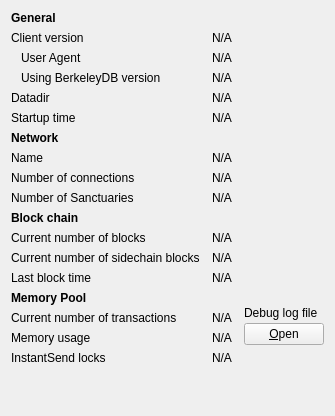
     <widget class="QWidget" name="tab_info">
      <attribute name="title">
       <string>&amp;Information</string>
      </attribute>
      <layout class="QGridLayout" name="gridLayout" columnstretch="0,1,0">
       <property name="horizontalSpacing">
        <number>12</number>
       </property>
       <item row="0" column="0">
        <widget class="QLabel" name="label_9">
         <property name="font">
          <font>
           <weight>75</weight>
           <bold>true</bold>
          </font>
         </property>
         <property name="text">
          <string>General</string>
         </property>
        </widget>
       </item>
       <item row="1" column="0">
        <widget class="QLabel" name="label_6">
         <property name="text">
          <string>Client version</string>
         </property>
        </widget>
       </item>
       <item row="1" column="1" colspan="2">
        <widget class="QLabel" name="clientVersion">
         <property name="cursor">
          <cursorShape>IBeamCursor</cursorShape>
         </property>
         <property name="text">
          <string>N/A</string>
         </property>
         <property name="textFormat">
          <enum>Qt::PlainText</enum>
         </property>
         <property name="textInteractionFlags">
          <set>Qt::LinksAccessibleByMouse|Qt::TextSelectableByKeyboard|Qt::TextSelectableByMouse</set>
         </property>
        </widget>
       </item>
       <item row="2" column="0">
        <widget class="QLabel" name="labelClientUserAgent">
         <property name="text">
          <string>User Agent</string>
         </property>
         <property name="indent">
          <number>10</number>
         </property>
        </widget>
       </item>
       <item row="2" column="1" colspan="2">
        <widget class="QLabel" name="clientUserAgent">
         <property name="cursor">
          <cursorShape>IBeamCursor</cursorShape>
         </property>
         <property name="text">
          <string>N/A</string>
         </property>
         <property name="textFormat">
          <enum>Qt::PlainText</enum>
         </property>
         <property name="textInteractionFlags">
          <set>Qt::LinksAccessibleByMouse|Qt::TextSelectableByKeyboard|Qt::TextSelectableByMouse</set>
         </property>
        </widget>
       </item>
       <item row="3" column="0">
        <widget class="QLabel" name="label_berkeleyDBVersion">
         <property name="text">
          <string>Using BerkeleyDB version</string>
         </property>
         <property name="indent">
          <number>10</number>
         </property>
        </widget>
       </item>
       <item row="3" column="1" colspan="2">
        <widget class="QLabel" name="berkeleyDBVersion">
         <property name="cursor">
          <cursorShape>IBeamCursor</cursorShape>
         </property>
         <property name="text">
          <string>N/A</string>
         </property>
         <property name="textFormat">
          <enum>Qt::PlainText</enum>
         </property>
         <property name="textInteractionFlags">
          <set>Qt::LinksAccessibleByMouse|Qt::TextSelectableByKeyboard|Qt::TextSelectableByMouse</set>
         </property>
        </widget>
       </item>
       <item row="4" column="0">
        <widget class="QLabel" name="label_12">
         <property name="text">
          <string>Datadir</string>
         </property>
        </widget>
       </item>
       <item row="4" column="1" colspan="2">
        <widget class="QLabel" name="dataDir">
         <property name="cursor">
          <cursorShape>IBeamCursor</cursorShape>
         </property>
         <property name="text">
          <string>N/A</string>
         </property>
         <property name="textFormat">
          <enum>Qt::PlainText</enum>
         </property>
         <property name="wordWrap">
          <bool>true</bool>
         </property>
         <property name="textInteractionFlags">
          <set>Qt::LinksAccessibleByMouse|Qt::TextSelectableByKeyboard|Qt::TextSelectableByMouse</set>
         </property>
        </widget>
       </item>
       <item row="5" column="0">
        <widget class="QLabel" name="label_13">
         <property name="text">
          <string>Startup time</string>
         </property>
        </widget>
       </item>
       <item row="5" column="1" colspan="2">
        <widget class="QLabel" name="startupTime">
         <property name="cursor">
          <cursorShape>IBeamCursor</cursorShape>
         </property>
         <property name="text">
          <string>N/A</string>
         </property>
         <property name="textFormat">
          <enum>Qt::PlainText</enum>
         </property>
         <property name="textInteractionFlags">
          <set>Qt::LinksAccessibleByMouse|Qt::TextSelectableByKeyboard|Qt::TextSelectableByMouse</set>
         </property>
        </widget>
       </item>
       <item row="6" column="0">
        <widget class="QLabel" name="labelNetwork">
         <property name="font">
          <font>
           <weight>75</weight>
           <bold>true</bold>
          </font>
         </property>
         <property name="text">
          <string>Network</string>
         </property>
        </widget>
       </item>
       <item row="7" column="0">
        <widget class="QLabel" name="label_8">
         <property name="text">
          <string>Name</string>
         </property>
        </widget>
       </item>
       <item row="7" column="1" colspan="2">
        <widget class="QLabel" name="networkName">
         <property name="cursor">
          <cursorShape>IBeamCursor</cursorShape>
         </property>
         <property name="text">
          <string>N/A</string>
         </property>
         <property name="textFormat">
          <enum>Qt::PlainText</enum>
         </property>
         <property name="textInteractionFlags">
          <set>Qt::LinksAccessibleByMouse|Qt::TextSelectableByKeyboard|Qt::TextSelectableByMouse</set>
         </property>
        </widget>
       </item>
       <item row="8" column="0">
        <widget class="QLabel" name="label_7">
         <property name="text">
          <string>Number of connections</string>
         </property>
        </widget>
       </item>
       <item row="8" column="1" colspan="2">
        <widget class="QLabel" name="numberOfConnections">
         <property name="cursor">
          <cursorShape>IBeamCursor</cursorShape>
         </property>
         <property name="text">
          <string>N/A</string>
         </property>
         <property name="textFormat">
          <enum>Qt::PlainText</enum>
         </property>
         <property name="textInteractionFlags">
          <set>Qt::LinksAccessibleByMouse|Qt::TextSelectableByKeyboard|Qt::TextSelectableByMouse</set>
         </property>
        </widget>
       </item>
       <item row="9" column="0">
        <widget class="QLabel" name="masternodeCountLabel">
         <property name="text">
          <string>Number of Sanctuaries</string>
         </property>
        </widget>
       </item>
       <item row="9" column="1">
        <widget class="QLabel" name="masternodeCount">
         <property name="text">
          <string>N/A</string>
         </property>
        </widget>
       </item>
       <item row="10" column="0">
        <widget class="QLabel" name="label_10">
         <property name="font">
          <font>
           <weight>75</weight>
           <bold>true</bold>
          </font>
         </property>
         <property name="text">
          <string>Block chain</string>
         </property>
        </widget>
       </item>
       <item row="11" column="0">
        <widget class="QLabel" name="label_3">
         <property name="text">
          <string>Current number of blocks</string>
         </property>
        </widget>
       </item>
       <item row="11" column="1" colspan="2">
        <widget class="QLabel" name="numberOfBlocks">
         <property name="cursor">
          <cursorShape>IBeamCursor</cursorShape>
         </property>
         <property name="text">
          <string>N/A</string>
         </property>
         <property name="textFormat">
          <enum>Qt::PlainText</enum>
         </property>
         <property name="textInteractionFlags">
          <set>Qt::LinksAccessibleByMouse|Qt::TextSelectableByKeyboard|Qt::TextSelectableByMouse</set>
         </property>
        </widget>
       </item>
       <item row="12" column="0">
        <widget class="QLabel" name="label_3">
         <property name="text">
          <string>Current number of sidechain blocks</string>
         </property>
        </widget>
       </item>
       <item row="12" column="1" colspan="2">
        <widget class="QLabel" name="numberOfSidechainBlocks">
         <property name="cursor">
          <cursorShape>IBeamCursor</cursorShape>
         </property>
         <property name="text">
          <string>N/A</string>
         </property>
         <property name="textFormat">
          <enum>Qt::PlainText</enum>
         </property>
         <property name="textInteractionFlags">
          <set>Qt::LinksAccessibleByMouse|Qt::TextSelectableByKeyboard|Qt::TextSelectableByMouse</set>
         </property>
        </widget>
       </item>
       <item row="13" column="0">
        <widget class="QLabel" name="labelLastBlockTime">
         <property name="text">
          <string>Last block time</string>
         </property>
        </widget>
       </item>
       <item row="13" column="1" colspan="2">
        <widget class="QLabel" name="lastBlockTime">
         <property name="cursor">
          <cursorShape>IBeamCursor</cursorShape>
         </property>
         <property name="text">
          <string>N/A</string>
         </property>
         <property name="textFormat">
          <enum>Qt::PlainText</enum>
         </property>
         <property name="textInteractionFlags">
          <set>Qt::LinksAccessibleByMouse|Qt::TextSelectableByKeyboard|Qt::TextSelectableByMouse</set>
         </property>
        </widget>
       </item>
       <item row="14" column="0">
        <widget class="QLabel" name="labelMempoolTitle">
         <property name="font">
          <font>
           <weight>75</weight>
           <bold>true</bold>
          </font>
         </property>
         <property name="text">
          <string>Memory Pool</string>
         </property>
        </widget>
       </item>
       <item row="15" column="0">
        <widget class="QLabel" name="labelNumberOfTransactions">
         <property name="text">
          <string>Current number of transactions</string>
         </property>
        </widget>
       </item>
       <item row="15" column="1">
        <widget class="QLabel" name="mempoolNumberTxs">
         <property name="cursor">
          <cursorShape>IBeamCursor</cursorShape>
         </property>
         <property name="text">
          <string>N/A</string>
         </property>
         <property name="textFormat">
          <enum>Qt::PlainText</enum>
         </property>
         <property name="textInteractionFlags">
          <set>Qt::LinksAccessibleByMouse|Qt::TextSelectableByKeyboard|Qt::TextSelectableByMouse</set>
         </property>
        </widget>
       </item>
       <item row="16" column="0">
        <widget class="QLabel" name="labelMemoryUsage">
         <property name="text">
          <string>Memory usage</string>
         </property>
        </widget>
       </item>
       <item row="16" column="1">
        <widget class="QLabel" name="mempoolSize">
         <property name="cursor">
          <cursorShape>IBeamCursor</cursorShape>
         </property>
         <property name="text">
          <string>N/A</string>
         </property>
         <property name="textFormat">
          <enum>Qt::PlainText</enum>
         </property>
         <property name="textInteractionFlags">
          <set>Qt::LinksAccessibleByMouse|Qt::TextSelectableByKeyboard|Qt::TextSelectableByMouse</set>
         </property>
        </widget>
       </item>
       <item row="14" column="2" rowspan="3">
        <layout class="QVBoxLayout" name="verticalLayoutDebugButton">
         <property name="spacing">
          <number>3</number>
         </property>
         <item>
          <spacer name="verticalSpacer_2">
           <property name="orientation">
            <enum>Qt::Vertical</enum>
           </property>
           <property name="sizeHint" stdset="0">
            <size>
             <width>10</width>
             <height>5</height>
            </size>
           </property>
          </spacer>
         </item>
         <item>
          <widget class="QLabel" name="labelDebugLogfile">
           <property name="text">
            <string>Debug log file</string>
           </property>
          </widget>
         </item>
         <item>
          <widget class="QPushButton" name="openDebugLogfileButton">
           <property name="toolTip">
            <string>Open the %1 debug log file from the current data directory. This can take a few seconds for large log files.</string>
           </property>
           <property name="text">
            <string>&amp;Open</string>
           </property>
           <property name="autoDefault">
            <bool>false</bool>
           </property>
          </widget>
         </item>
        </layout>
       </item>
       <item row="18" column="0">
        <spacer name="verticalSpacer">
         <property name="orientation">
          <enum>Qt::Vertical</enum>
         </property>
         <property name="sizeHint" stdset="0">
          <size>
           <width>20</width>
           <height>40</height>
          </size>
         </property>
        </spacer>
       </item>
       <item row="17" column="0">
        <widget class="QLabel" name="labelInstantSendLockCount">
         <property name="text">
          <string>InstantSend locks</string>
         </property>
        </widget>
       </item>
       <item row="17" column="1">
        <widget class="QLabel" name="instantSendLockCount">
         <property name="text">
          <string>N/A</string>
         </property>
        </widget>
       </item>
      </layout>
     </widget>
